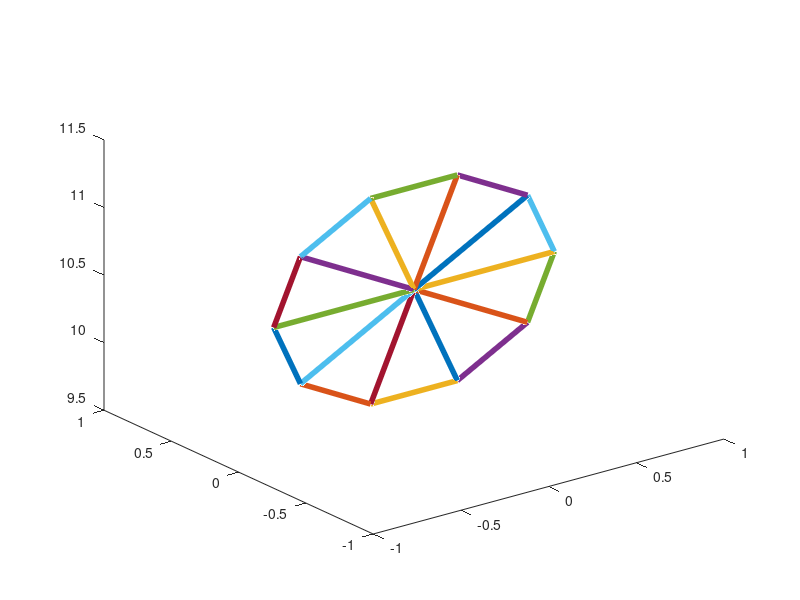

The MATLAB source for this figure: (Note: this script raises an error after producing the figure.)
close all; clear all; clc;
% building a flat bouncing ball that is rigid
NDIM = 3;

% number of nodes around the circumference of the ball
n = 10;
%n = 4; 

% initialize arrays
num_nodes = n+1;
num_links = 2*n;
jj = zeros(num_links,1);
kk = zeros(num_links,1);
X = zeros(num_nodes, NDIM);
U = zeros(num_nodes, NDIM);

% set physical parameters
RB = 0.8; % radius of ball
center = [0, 0, 10.5]; % initial location for ball center
M = ones(num_nodes,1);
M(1:n) = (5e-1)*ones(n,1); % mass of each node
%M(end) = 5e-8; % mass of each node 
G = 50000; % magnitude of the gravitational force
Sg = 5e8; % strength of the force exerted by the ground

% set numerical parameters
dt = 1e-4;
end_time = 500*dt; %1e0;
timevec = 0:dt:end_time;

% set positions of nodes around the circumference of the ball
for k = 1:n
    theta = 2*pi*k/n;
    X(k,:) = center + RB*[cos(theta), 0, sin(theta)];
end
% set position of center
X(n+1,:) = center;

% set the initial velocities on the outer masses to make the ball spin
%for k = 1:n
%    theta = 2*pi*k/n;
%    U(k,:) = 1e5.*[-sin(theta), 0, cos(theta)];
%end

% naming index sets for the links
spokes = 1:n;
rimlinks = (n+1):2*n;

% build structure by creating links
jj(spokes) = 1:n;
kk(spokes) = n+1;
jj(rimlinks) = 1:n;
kk(rimlinks) = [2:n 1];

% plot initial structure
figure(1);
x = [X(jj,1) X(kk,1)];
y = [X(jj,2) X(kk,2)];
z = [X(jj,3) X(kk,3)];
plot3(x',y',z','linewidth',4)

% make a gravitational force
F_gravity = zeros(num_nodes, NDIM);
F_gravity(:,1) = 0;
F_gravity(:,2) = 0;
F_gravity(:,3) = -G.*M; 

% initialize the position of the center of mass
Xcm = (sum((M.*X))./sum(M))';

% initialize velocity center of mass
Ucm = (sum((M.*U))./sum(M))';

% initialize Xtwiddle
Xtwiddle = zeros(num_nodes,NDIM);
Xtwiddle = X - Xcm';

% initialize the angular velocity
L = zeros(NDIM,1);
%L = [0; 1e9; 0];
for k = 1:num_nodes
    L = L + cross(Xtwiddle(k,:),U(k,:))';
end	

% here is the timestep loop
centroid_position = zeros(length(timevec), NDIM);
for t = 1:length(timevec)

    % this just displays the current simulation time in the matlab window
    disp(timevec(t));	

    % compute moment of inertia tensor
    I = zeros(NDIM, NDIM);
    for k = 1:num_nodes
	I = I + M(k).*( (norm(Xtwiddle(k,:))^2).*eye(NDIM) - Xtwiddle(k,:)'*Xtwiddle(k,:) );
    end     

    % compute the angular velocity
    Omega = I\L;

    % normalize angular velocity if it is nonzero
    if(norm(Omega) > 100*eps)
         unit_Omega = Omega/norm(Omega);
         Omega_cross = [0 -Omega(3) Omega(2); Omega(3) 0 -Omega(1); -Omega(2) Omega(1) 0];
         P_Omega = unit_Omega*unit_Omega';
	 Xtwiddle = ( P_Omega*(Xtwiddle') + cos(norm(Omega)*dt).*(eye(NDIM) - P_Omega)*(Xtwiddle') + sin(norm(Omega)*dt).*(Omega_cross*(Xtwiddle'))./norm(Omega) )';
    end

    % compute net force and net torque
    net_force = zeros(NDIM,1);
    net_torque = zeros(NDIM,1);
    ground_force = F_ground(X,Sg);
    ground_force
    for l = 1:num_nodes
    	net_force = net_force + F_gravity(l,:)' + ground_force(l,:)';
        net_torque = net_torque + cross(Xtwiddle(l,:)', F_gravity(l,:)' + ground_force(l,:)');
    end	

    % update the position and velocity for the center of mass
    Ucm = Ucm + (dt/sum(M)).*net_force;
    Xcm = Xcm + dt.*Ucm;

    % update the angular momentum
    L = L + dt.*net_torque;    

    % update positions of individual masses
    X = Xtwiddle + Xcm';

    % store the position of centroid
    centroid_position(t,:) = X(n+1,:);

    % plot the current position of the ball
    figure(2);
    x = [X(jj,1) X(kk,1)];
    y = [X(jj,2) X(kk,2)];
    z = [X(jj,3) X(kk,3)];
    plot3(x',y',z','linewidth',4)
    xlim([-3 3])
    ylim([-1 1])
    zlim([0 12])
    pause(0.0001)

    % stop simulation if it blows up.
    if(norm(X)> 1e2)
      break
    end

end

figure(3); hold on
plot(timevec, centroid_position,'linewidth',2)
legend('x','y','z')

% function which defines the force on the ground, existing on the plane X_3 = 0
function Fg = F_ground(X,Sg)
    Fg = zeros(size(X));
    Fg(:,3) = (X(:,3) < 0).*(-Sg*X(:,3));
end

